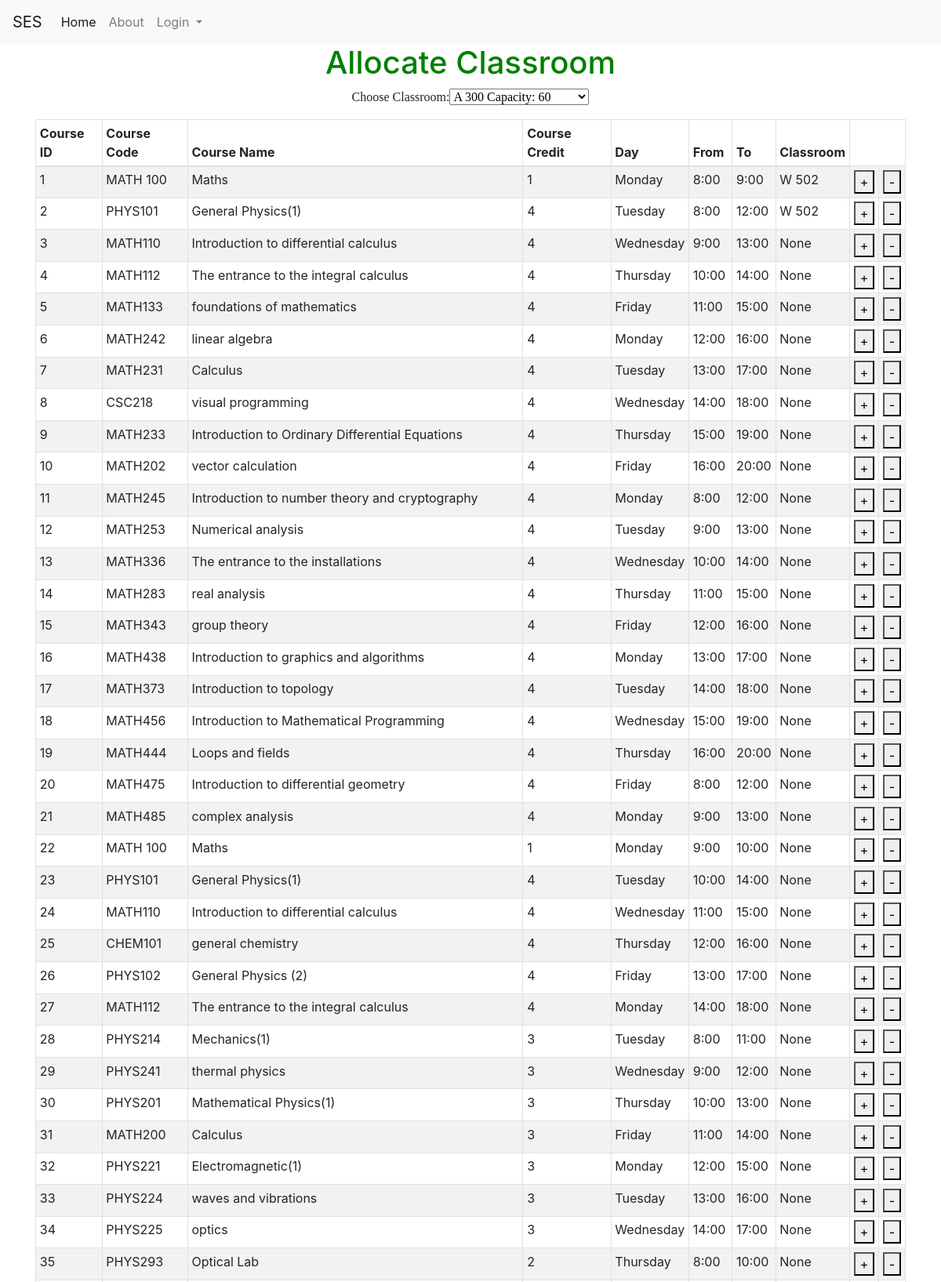
The page /allocate_classroomf (upper part) on the database its author committed.
### tables this page shows
CREATE TABLE course (course_id INTEGER NOT NULL PRIMARY KEY AUTOINCREMENT UNIQUE, course_name [nchar] (10), course_descr [nchar] (10), course_code [nchar] (10), dep_id [int], plan_id [int], level_id [int], credit INTEGER, Day_id REFERENCES Day (Day_id), fromT TIME, toT TIME, loc_id INTEGER, SEM INTEGER DEFAULT (223), lec_id INTEGER);

CREATE TABLE Day (Day_id INTEGER PRIMARY KEY, Day_Decs CHAR);

CREATE TABLE loc (loc_id INTEGER PRIMARY KEY UNIQUE, loc_Cap INTEGER, loc_name CHAR CONSTRAINT loc_id UNIQUE ON CONFLICT IGNORE);

### allocate_classroom.py (the view, shortened to what this page needs)
@allocate_classroom.route('/allocate_classroomf', methods=['GET', 'POST'])
def allocate_classroomf():
    with app.app_context():
        con = sqlite3.connect("instance/db.sqlite")
        cur = con.cursor()
        cur.execute("SELECT default_sem FROM default_sem")
        SEM = cur.fetchone()[0]
        con.commit()
        cur.execute("SELECT * FROM loc")
        classroom = cur.fetchall()
        con.commit()
        cur.execute("SELECT * FROM classroom_view")
        courses = cur.fetchall()
        course_id = request.form.get('course_id')
        con.commit()
        nolec = request.form.get('nolec', None)
        loc_id = request.form.get('classroom')
        print("loc_idss")
        print(loc_id)
        cur.execute(""" SELECT distinct

    cp1.Day_id AS CP1_Day_id,
    cp1.loc_id AS CP1_loc_id,
    cp1.fromT AS CP1_fromT,
    cp1.toT AS CP1_toT,
    cp1.SEM AS CP1_SEm,
    cp2.Day_id AS CP2_Day_id,
    cp2.loc_id AS CP2_loc_id,
    cp2.fromT AS CP2_fromT,
    cp2.toT AS CP2_toT,
    cp2.SEM AS CP2_SEm
FROM
    course AS cp1
JOIN
    course AS cp2
    ON cp2.course_id = cp1.course_id AND cp2.SEM = cp1.SEM

      And (cp2.fromT >= cp1.fromT and cp2.fromT < cp1.toT AND  cp1.fromT <= cp2.fromT and cp2.day_id = cp1.day_id)
      OR (cp2.toT > cp1.fromT and cp2.toT <= cp1.toT AND cp1.fromT <= cp2.fromT and cp2.day_id = cp1.day_id )
      OR (cp2.fromT <= cp1.fromT and cp2.toT >= cp1.toT AND cp1.fromT <= cp2.fromT and cp2.day_id = cp1.day_id)
      OR (cp2.fromT <= cp1.toT    and cp2.toT >= cp1.fromT  and cp2.day_id = cp1.day_id)

      where cp2.loc_id = ? AND cp1.SEM = ? and  cp1.course_id = ?  """, (loc_id,SEM,course_id))
        entry = cur.fetchone()
        error=''
        cur.execute("SELECT * FROM classroom_view")
        courses = cur.fetchall()
        con.commit()
        con.close()
    return render_template('allocate_classroom.html', classroom=classroom,courses=courses,error=error)

### templates/allocate_classroom.html (shortened to what this page needs)
{% extends "base.html" %}
{% block content %}
<h1>Allocate Classroom</h1>
       <form id = "c_form" method="post" action="/allocate_classroomf">
        <p style="font-family:verdana">
            Choose Classroom:<SELECT name="classroom" style="font-family:verdana" id="classroom">
            {% for j in classroom %}
                <OPTION  value={{j[0]}}>{{j[2]}} Capacity: {{j[1]}} </OPTION>
            {% endfor %}
            </SELECT>
            </p>
        <table id="classcourses" class="table table-striped table-bordered table-sm"  cellspacing="0" width="100%">
            <thead>
              <tr>
                <th>Course ID</th>
                <th>Course Code</th>
                <th>Course Name</th>
                <th>Course Credit</th>
                <th>Day</th>
                <th>From</th>
                <th>To</th>
                <th>Classroom</th>
              </tr>
              </thead>
              <tbody>
               {% for row in courses %}
                      <tr>
                        <td><input type="hidden" name="title" value="{{ row[0] }}"> {{ row[0] }} </td>
                          <td>{{row[1]}}</td>
                          <td>{{row[2]}}</td>
                          <td>{{row[3]}}</td>
                          <td>{{row[4]}}</td>
                          <td>{{row[5]}}</td>
                          <td>{{row[6]}}</td>
                          <td>{{row[7]}}</td>
                          <td><button class="bi bi-plus" type="submit" value="{{ row[0] }}" name="course_id">+</button></td>
                          <td><button class="bi bi-plus" type="submit" value="{{ row[0] }}" name="nolec">-</button></td>
                      </tr>
                  {% endfor %}
              </tbody>
          </table>
       </form>
{% endblock %}

### templates/allocate_classroom.html (style rules this page uses)
body { text-align: center; }
h1 { color: green; }
table { border-collapse: collapse; width: 100%; }
th, td { padding: 8px; text-align: left; border-bottom: 1px solid #ddd; }

### rows shown on the page
course: course_id "1", course_code "MATH 100", course_name "Maths", credit "1", Day_Decs "Monday", fromT "8:00", toT "9:00", loc_name "W 502"
course: course_id "2", course_code "PHYS101", course_name "General Physics(1)", credit "4", Day_Decs "Tuesday", fromT "8:00", toT "12:00", loc_name "W 502"
course: course_id "3", course_code "MATH110", course_name "Introduction to differential calculus", credit "4", Day_Decs "Wednesday", fromT "9:00", toT "13:00", row "None"
course: course_id "4", course_code "MATH112", course_name "The entrance to the integral calculus", credit "4", Day_Decs "Thursday", fromT "10:00", toT "14:00", row "None"
course: course_id "5", course_code "MATH133", course_name "foundations of mathematics", credit "4", Day_Decs "Friday", fromT "11:00", toT "15:00", row "None"
course: course_id "6", course_code "MATH242", course_name "linear algebra", credit "4", Day_Decs "Monday", fromT "12:00", toT "16:00", row "None"
course: course_id "7", course_code "MATH231", course_name "Calculus", credit "4", Day_Decs "Tuesday", fromT "13:00", toT "17:00", row "None"
course: course_id "8", course_code "CSC218", course_name "visual programming", credit "4", Day_Decs "Wednesday", fromT "14:00", toT "18:00", row "None"
course: course_id "9", course_code "MATH233", course_name "Introduction to Ordinary Differential Equations", credit "4", Day_Decs "Thursday", fromT "15:00", toT "19:00", row "None"
course: course_id "10", course_code "MATH202", course_name "vector calculation", credit "4", Day_Decs "Friday", fromT "16:00", toT "20:00", row "None"
course: course_id "11", course_code "MATH245", course_name "Introduction to number theory and cryptography", credit "4", Day_Decs "Monday", fromT "8:00", toT "12:00", row "None"
course: course_id "12", course_code "MATH253", course_name "Numerical analysis", credit "4", Day_Decs "Tuesday", fromT "9:00", toT "13:00", row "None"
course: course_id "13", course_code "MATH336", course_name "The entrance to the installations", credit "4", Day_Decs "Wednesday", fromT "10:00", toT "14:00", row "None"
course: course_id "14", course_code "MATH283", course_name "real analysis", credit "4", Day_Decs "Thursday", fromT "11:00", toT "15:00", row "None"
course: course_id "15", course_code "MATH343", course_name "group theory", credit "4", Day_Decs "Friday", fromT "12:00", toT "16:00", row "None"
course: course_id "16", course_code "MATH438", course_name "Introduction to graphics and algorithms", credit "4", Day_Decs "Monday", fromT "13:00", toT "17:00", row "None"
course: course_id "17", course_code "MATH373", course_name "Introduction to topology", credit "4", Day_Decs "Tuesday", fromT "14:00", toT "18:00", row "None"
course: course_id "18", course_code "MATH456", course_name "Introduction to Mathematical Programming", credit "4", Day_Decs "Wednesday", fromT "15:00", toT "19:00", row "None"
course: course_id "19", course_code "MATH444", course_name "Loops and fields", credit "4", Day_Decs "Thursday", fromT "16:00", toT "20:00", row "None"
course: course_id "20", course_code "MATH475", course_name "Introduction to differential geometry", credit "4", Day_Decs "Friday", fromT "8:00", toT "12:00", row "None"
course: course_id "21", course_code "MATH485", course_name "complex analysis", credit "4", Day_Decs "Monday", fromT "9:00", toT "13:00", row "None"
course: course_id "22", course_code "MATH 100", course_name "Maths", credit "1", Day_Decs "Monday", fromT "9:00", toT "10:00", row "None"
course: course_id "23", course_code "PHYS101", course_name "General Physics(1)", credit "4", Day_Decs "Tuesday", fromT "10:00", toT "14:00", row "None"
course: course_id "24", course_code "MATH110", course_name "Introduction to differential calculus", credit "4", Day_Decs "Wednesday", fromT "11:00", toT "15:00", row "None"
course: course_id "25", course_code "CHEM101", course_name "general chemistry", credit "4", Day_Decs "Thursday", fromT "12:00", toT "16:00", row "None"
course: course_id "26", course_code "PHYS102", course_name "General Physics (2)", credit "4", Day_Decs "Friday", fromT "13:00", toT "17:00", row "None"
course: course_id "27", course_code "MATH112", course_name "The entrance to the integral calculus", credit "4", Day_Decs "Monday", fromT "14:00", toT "18:00", row "None"
course: course_id "28", course_code "PHYS214", course_name "Mechanics(1)", credit "3", Day_Decs "Tuesday", fromT "8:00", toT "11:00", row "None"
course: course_id "29", course_code "PHYS241", course_name "thermal physics", credit "3", Day_Decs "Wednesday", fromT "9:00", toT "12:00", row "None"
course: course_id "30", course_code "PHYS201", course_name "Mathematical Physics(1)", credit "3", Day_Decs "Thursday", fromT "10:00", toT "13:00", row "None"
course: course_id "31", course_code "MATH200", course_name "Calculus", credit "3", Day_Decs "Friday", fromT "11:00", toT "14:00", row "None"
course: course_id "32", course_code "PHYS221", course_name "Electromagnetic(1)", credit "3", Day_Decs "Monday", fromT "12:00", toT "15:00", row "None"
course: course_id "33", course_code "PHYS224", course_name "waves and vibrations", credit "3", Day_Decs "Tuesday", fromT "13:00", toT "16:00", row "None"
course: course_id "34", course_code "PHYS225", course_name "optics", credit "3", Day_Decs "Wednesday", fromT "14:00", toT "17:00", row "None"
course: course_id "35", course_code "PHYS293", course_name "Optical Lab", credit "2", Day_Decs "Thursday", fromT "8:00", toT "10:00", row "None"

### other values the page prints
form field classroom "A 300 Capacity: 60"
